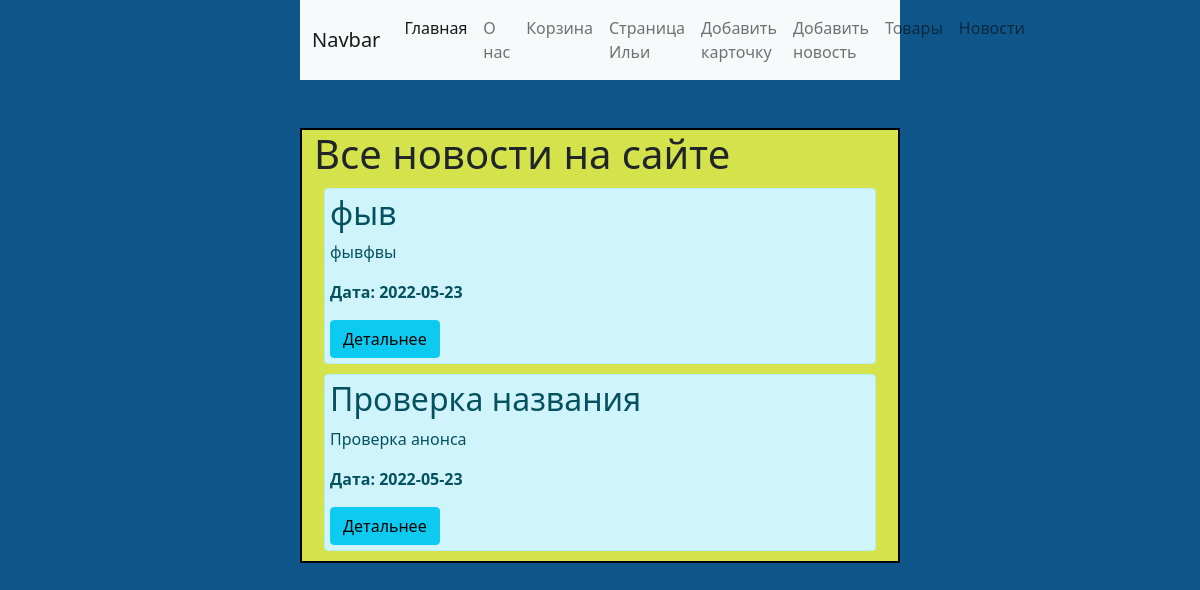
/news, run on an earlier commit of the app's database.
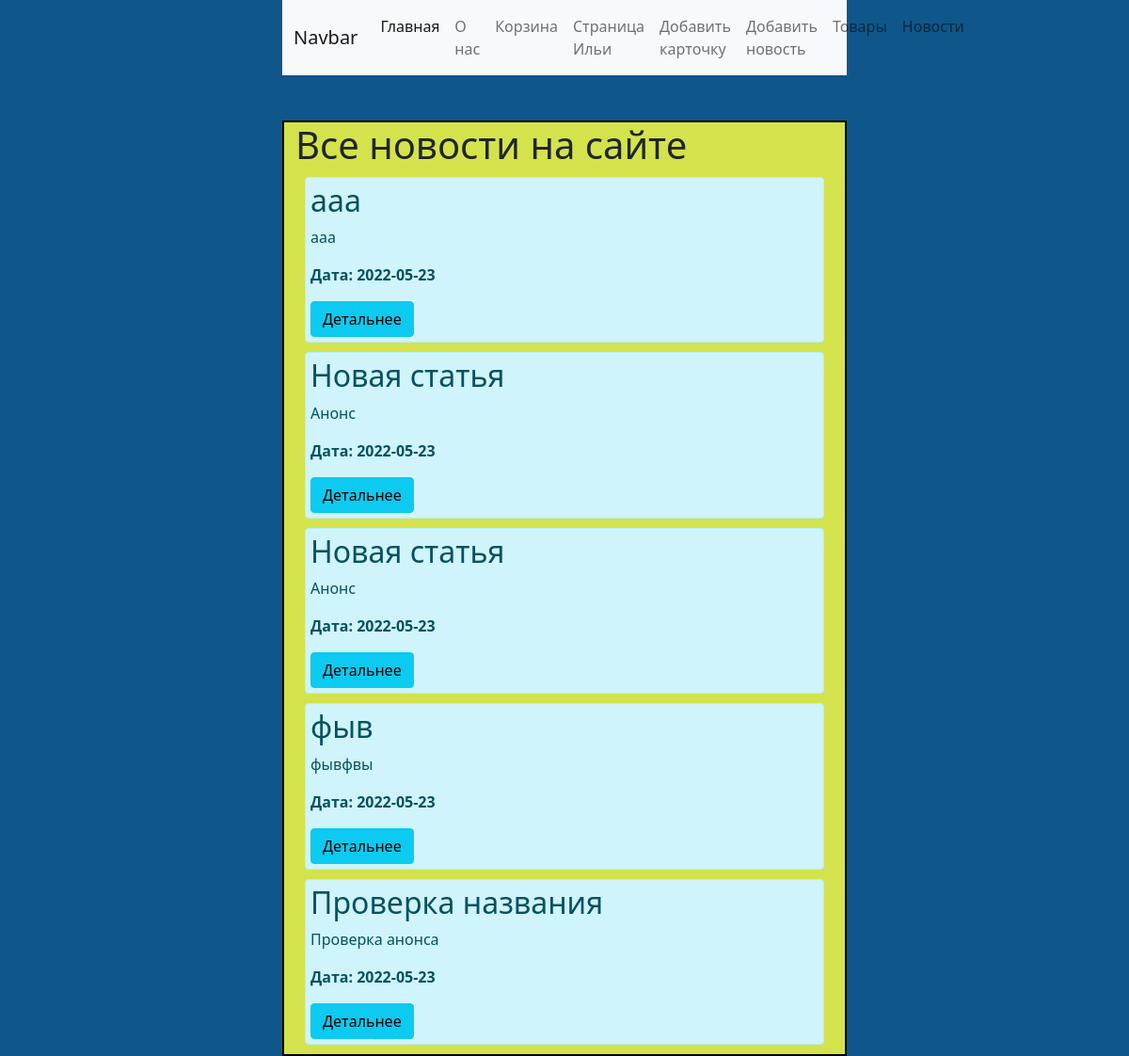
And on a later commit of the database.
### main.py (models this page shows, shortened)
class News(db.Model):
    id = db.Column(db.Integer, primary_key=True)
    title = db.Column(db.String(100), nullable=False)
    intro = db.Column(db.String(300), nullable=False)
    text = db.Column(db.Text, nullable=False)
    time = db.Column(db.DateTime, default=datetime.utcnow)

### main.py (the view)
@app.route("/news")
def news():
    news = News.query.order_by(News.time.desc()).all()
    return render_template("news.html", news=news)

### templates/news.html (shortened to what this page needs)
{% extends "base.html" %}
{% block body %}
<div class="container mt-5" style="background: #d4e34b; border: 2px solid black">
    <h1>Все новости на сайте</h1>
    {% for el in news %}
    <div class="alert alert-info" style="padding: 5px; margin: 10px">
        <h2>{{ el.title }}</h2>
        <p>{{ el.intro }}</p>
        <p><b>Дата: {{ el.time.date() }}</b></p>
        <a href="/news/{{ el.id }}" class="btn btn-info">Детальнее</a>
    </div>
    {% endfor %}
</div>
{% endblock %}

### templates/base.html (shortened to what this page needs)
<!doctype html>
<html lang="en">
<head>
    <link rel="stylesheet" href="https://cdn.jsdelivr.net/npm/bootstrap@5.1.3/dist/css/bootstrap.min.css">
    <link rel="stylesheet" href="{{ url_for('static', filename='css/style.css') }}">
</head>
<body>
<nav class="navbar navbar-expand-lg navbar-light bg-light">
    <div class="container-fluid">
        <a class="navbar-brand" href="#">Navbar</a>
    <div class="collapse navbar-collapse" id="navbarNav">
        <ul class="navbar-nav">
            <li class="nav-item">
                <a class="nav-link active" aria-current="page" href="/">Главная</a>
            </li>
            <li class="nav-item">
                <a class="nav-link" href="/about">О нас</a>
            </li>
            <li class="nav-item">
                <a class="nav-link" href="/cart">Корзина</a>
            </li>
            <li class="nav-item">
                <a class="nav-link" href="/cart1">Страница Ильи</a>
            </li>
            <li class="nav-item">
                <a class="nav-link" href="/create-card">Добавить карточку</a>
            </li>
            <li class="nav-item">
                <a class="nav-link" href="/create_news">Добавить новость</a>
            </li>
            <li class="nav-item">
                <a class="nav-link" href="/cards">Товары</a>
            </li>
            <li class="nav-item">
                <a class="nav-link" href="/news">Новости</a>
            </li>
        </ul>
    </div>
  </div>
</nav>
    {%block body%} {%endblock%}
</body>
</html>

### static/css/style.css (style rules this page uses)
body { background: #0f578a; margin-left: 300px; margin-right: 300px; }

What changed in the data, as far as the page shows it:
added News: title "ааа", intro "ааа", time "2022-05-23"
added News: title "Новая статья", intro "Анонс", time "2022-05-23"
added News: title "Новая статья", intro "Анонс", time "2022-05-23"
